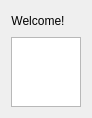
<?xml version="1.0" encoding="UTF-8"?>
<ui version="4.0">
 <class>WelcomeWidget</class>
 <widget class="QWidget" name="WelcomeWidget">
  <property name="geometry">
   <rect>
    <x>0</x>
    <y>0</y>
    <width>86</width>
    <height>108</height>
   </rect>
  </property>
  <layout class="QGridLayout" name="gridLayout">
   <item row="0" column="0">
    <widget class="QLabel" name="labelWelcome">
     <property name="text">
      <string>Welcome!</string>
     </property>
     <property name="alignment">
      <set>Qt::AlignCenter</set>
     </property>
    </widget>
   </item>
   <item row="0" column="1">
    <spacer name="horizontalSpacer">
     <property name="orientation">
      <enum>Qt::Horizontal</enum>
     </property>
     <property name="sizeHint" stdset="0">
      <size>
       <width>40</width>
       <height>20</height>
      </size>
     </property>
    </spacer>
   </item>
   <item row="1" column="0" colspan="2">
    <widget class="QTextEdit" name="textEdit">
     <property name="readOnly">
      <bool>true</bool>
     </property>
    </widget>
   </item>
  </layout>
 </widget>
 <resources/>
 <connections/>
</ui>
